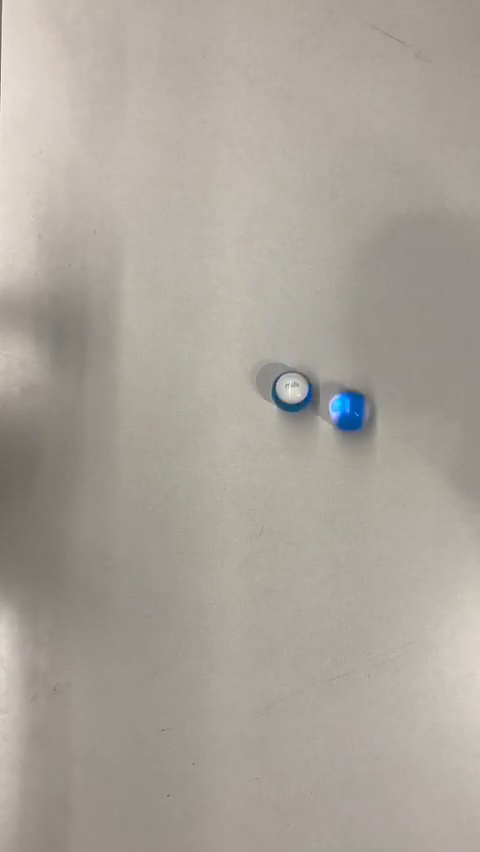
#> input picture frame 44 of SpheroMiniTest3.mp4, 480 x 852 px
$ python circleDetection.py
#> lines starting #> are read from the running program, lines starting #| are printed output that depends on the picture; after the words box and inside, x2 and y2 are one past the last pixel; in counts of white or black regions, pixels touching at a corner belong together
import cv2 as cv
import numpy as np

videoCapture = cv.VideoCapture("SpheroMiniTest3.mp4")  # 0 is the default camera (Mac in-built)

# [5 lines of commented-out code are left out]

while True:

    ret, frame = videoCapture.read()
#> frame is the input picture: shape (852, 480, 3); mean B, G, R 155, 163.7, 170.3
    if not ret: break  # Check what this is
    grayFrame = cv.cvtColor(frame, cv.COLOR_BGR2GRAY)
    blurFrame = cv.GaussianBlur(grayFrame, (17, 17), 0)
    circles = cv.HoughCircles(blurFrame, cv.HOUGH_GRADIENT, 1, 100, param1=30, param2=10, minRadius=5, maxRadius=50)
#> circles = [[292.5, 387.5, 14.5]]

    # for j in range (len(circles[0])):
    #     for k in range (len(prev_coords[0])):
    #         # something

    if circles is not None:
        circles = np.uint16(np.around(circles))
#> circles = [[292, 388, 14]]
        print(len(circles[0]))
#| 1
        for i in circles[0, :]:
            cv.circle(frame, (i[0], i[1]), i[2], (255, 0, 255), 10)
#> this loop made 1 pass
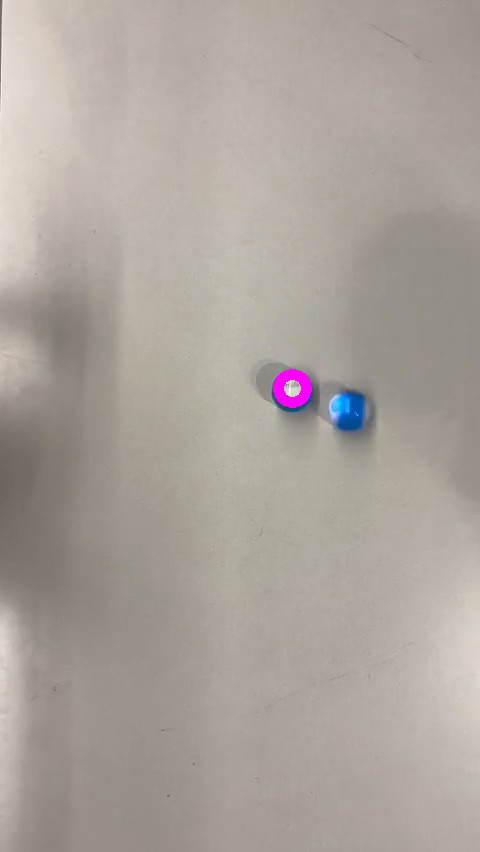
#> frame: shape (852, 480, 3); 0.23% of pixels changed, all inside (x1, y1, x2, y2) = (273, 369, 312, 408)
            # print(i)
    cv.imshow("Circles", frame)

    if cv.waitKey(1) & 0xFF == ord('q'):
#> (key q is pressed here)
        break

    prev_coords = circles

videoCapture.release()
cv.destroyAllWindows()

$ run again, starting later in the video
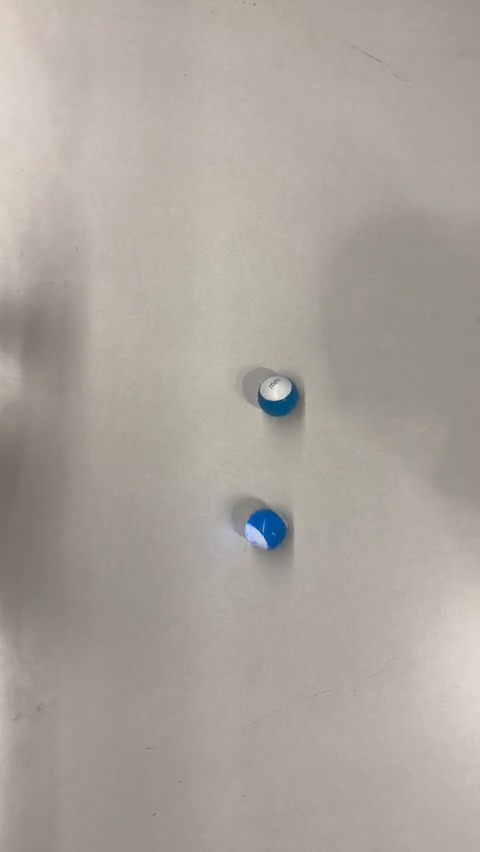
#> input picture frame 200 of SpheroMiniTest3.mp4, 480 x 852 px
#> frame is the input picture: shape (852, 480, 3); mean B, G, R 155.4, 163.7, 170.4
#> `circles = cv.HoughCircles(blurFrame, cv.HOUGH_GRADIENT, 1, 100, param1..`: circles = [[271.5, 532.5, 26.6], [276.5, 395.5, 20.4]]
#> `circles = np.uint16(np.around(circles))`: circles = [[272, 532, 27], [276, 396, 20]]
#| 2
#> the loop `for i in circles[0, :]:` made 2 passes
#> after the loop `for i in circles[0, :]:`:
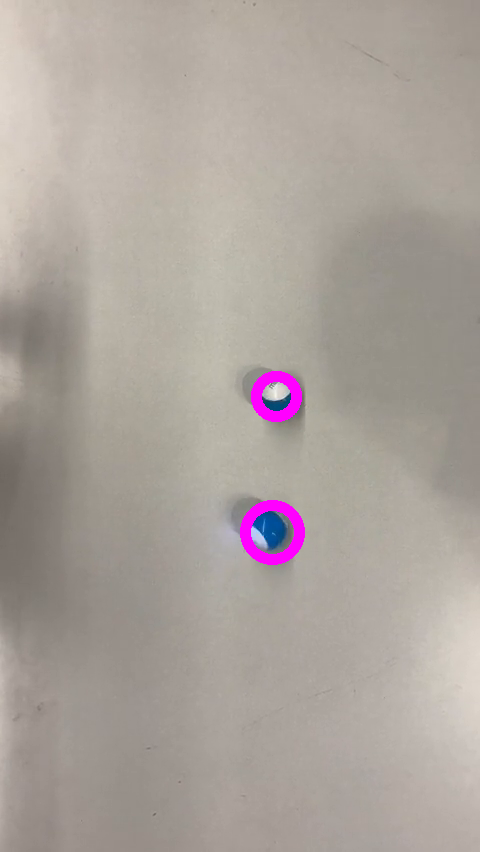
#> frame: shape (852, 480, 3); 0.8% of pixels changed, all inside (x1, y1, x2, y2) = (240, 371, 305, 565)

$ run again, starting later in the video
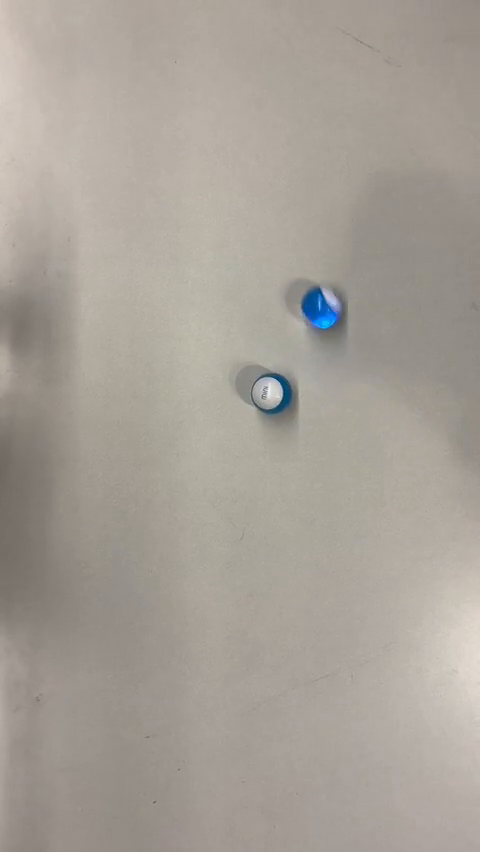
#> input picture frame 356 of SpheroMiniTest3.mp4, 480 x 852 px
#> frame is the input picture: shape (852, 480, 3); mean B, G, R 152, 160.3, 166.9
#> `circles = cv.HoughCircles(blurFrame, cv.HOUGH_GRADIENT, 1, 100, param1..`: circles = [[269.5, 396.5, 18.8], [324.5, 304.5, 22.1]]
#> `circles = np.uint16(np.around(circles))`: circles = [[270, 396, 19], [324, 304, 22]]
#| 2
#> the loop `for i in circles[0, :]:` made 2 passes
#> after the loop `for i in circles[0, :]:`:
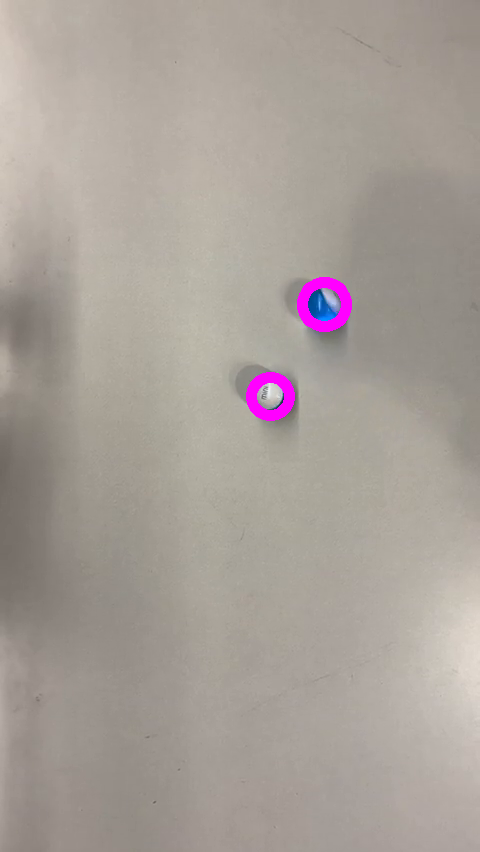
#> frame: shape (852, 480, 3); 0.7% of pixels changed, all inside (x1, y1, x2, y2) = (246, 277, 352, 421)
